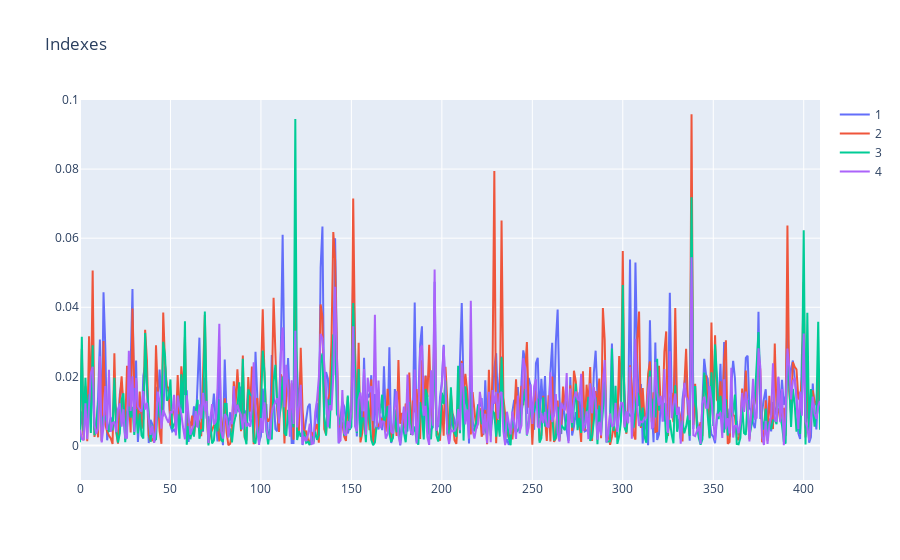

Source (notebook cell):
### Code cell
# visualize validation

# data
data = data_val

fig = go.Figure(
    data=[
        go.Scatter(
            y=data[index],
            mode="lines",
            name=index
        )
    for index in data.columns]
)

fig.update_layout(
    title="Indexes",
    yaxis_range=[-0.01, 0.1]
)

fig.show()

### Figure 1 — Plotly figure (JSON) as saved in the notebook; plotly's stock layout.template omitted (floating-point values rounded to 4 significant figures; data arrays with more than 128 entries replaced by an {"elided": "..."} marker saying what was removed)
{"data": [{"mode": "lines", "name": "1", "type": "scatter", "y": {"elided": "410 float values"}}, {"mode": "lines", "name": "2", "type": "scatter", "y": {"elided": "410 float values"}}, {"mode": "lines", "name": "3", "type": "scatter", "y": {"elided": "410 float values"}}, {"mode": "lines", "name": "4", "type": "scatter", "y": {"elided": "410 float values"}}], "layout": {"title": {"text": "Indexes"}, "yaxis": {"range": [-0.01, 0.1]}}}
